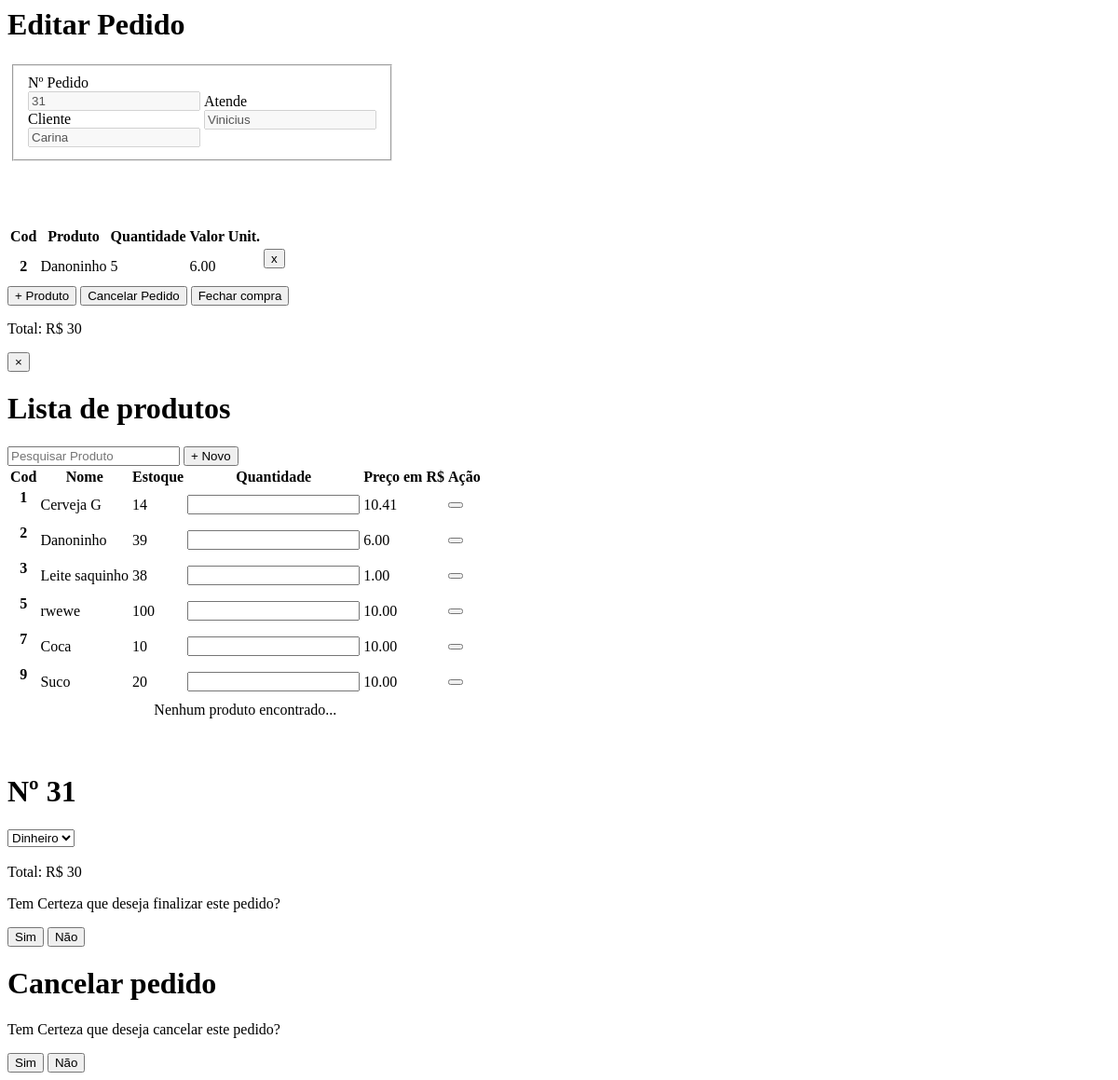
Before: /pages/Comanda.php?pedido=31 with the older database file.
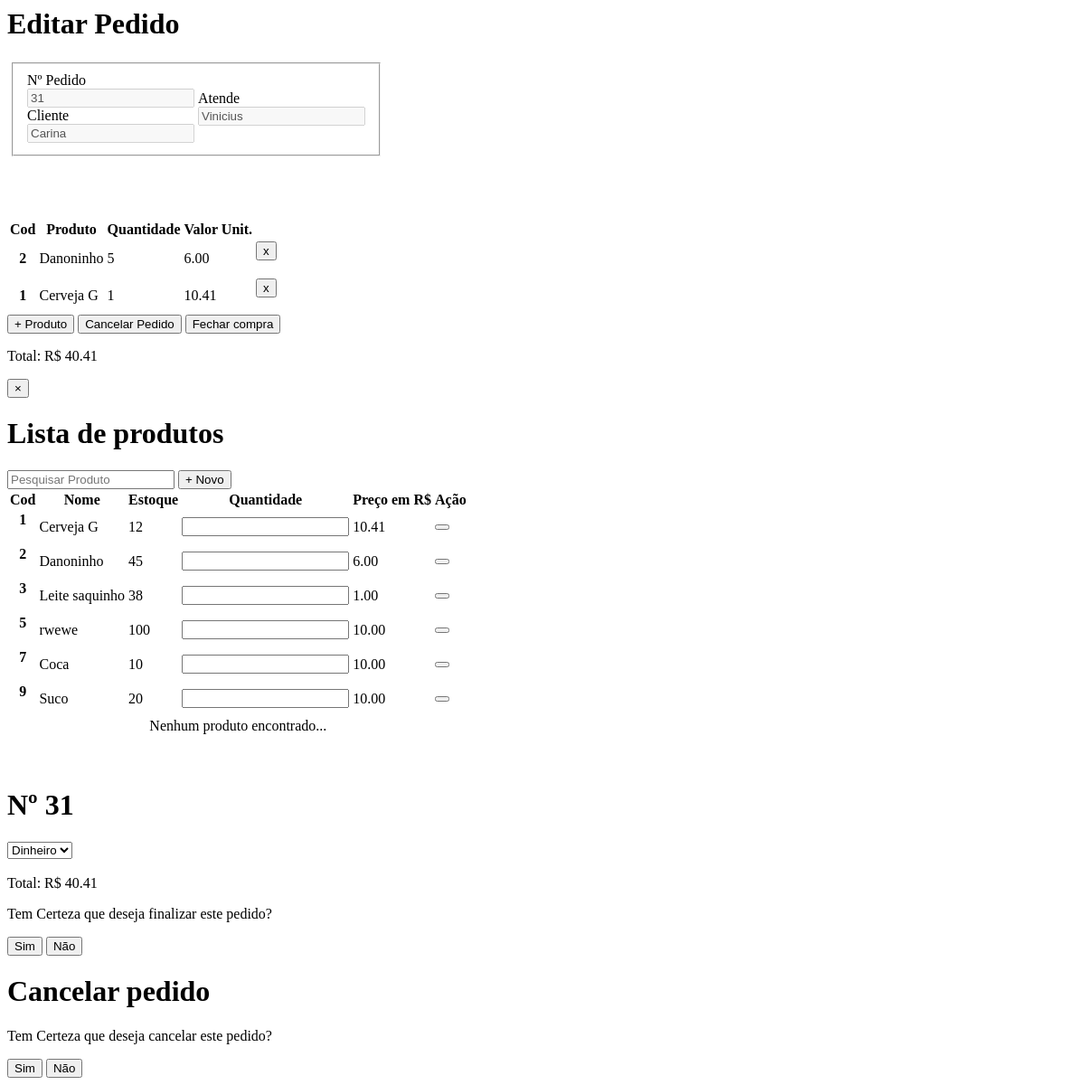
After: the same page with the newer database file.
### tables this page shows
CREATE TABLE IF NOT EXISTS `tb_produto_pedido` (
  `id` int(11) NOT NULL AUTO_INCREMENT,
  `qtd` int(11) NOT NULL,
  `id_pedido` int(11) NOT NULL,
  `id_produto` int(11) NOT NULL,
  `status` bit(1) NOT NULL,
  PRIMARY KEY (`id`)
);

CREATE TABLE IF NOT EXISTS `tb_produto` (
  `idproduto` int(11) NOT NULL AUTO_INCREMENT,
  `nome` varchar(255) NOT NULL,
  `id_categoria` int(1) NOT NULL,
  `estoque` int(11) NOT NULL,
  `preco_unit` decimal(10,2) NOT NULL,
  `id_fornecedor` int(11) NOT NULL,
  `status` bit(1) NOT NULL,
  `alerta_estoque` int(11) DEFAULT NULL,
  PRIMARY KEY (`idproduto`)
);

### classes/Mysql.php (called while the page is built)
<?php
	class Mysql
	{
		private static $pdo;
		public static function conectar(){
			if(self::$pdo == null){
				try{
					self::$pdo = new PDO('mysql:host='.HOST.';dbname='.DATABASE,USER,PASSWORD,array(PDO::MYSQL_ATTR_INIT_COMMAND => 'SET NAMES utf8'));
					self::$pdo->setAttribute(PDO::ATTR_ERRMODE,PDO::ERRMODE_EXCEPTION);
				}catch(Exception $e){
					echo '<h2>Erro ao conectar.</h2>';
				}
			}
			return self::$pdo;
		}
	}
?>

### pages/Comanda.php (the view, shortened to what the changed rows need)
<div class="card-title mt-5 text-center">
   <h1>Editar Pedido</h1>
</div>
<div class="carregar">
          <div class="w100 left" style="margin-top: 50px;">
            <table class="table" id="pedido">
              <thead class="thead-dark">
                  <tr>
                    <th scope="col">Cod</th>
                    <th scope="col">Produto</th>
                    <th scope="col">Quantidade</th>
                    <th scope="col">Valor Unit.</th>
                  </tr>
                </thead>
                <tbody>
                <?php
                   $produto = MySql::conectar()->prepare("
                        SELECT *
                        FROM tb_produto_pedido PED
                        INNER JOIN tb_produto PROD
                        ON PROD.idproduto = PED.id_produto
                        WHERE id_pedido = ? AND PED.status != 0"
                    );
                    $produto->execute(array(+$_GET['pedido']));
                    $total = 0;
                    $produto = $produto->fetchAll();
                    foreach ($produto as $key => $value):
                      $total += $value['qtd'] * $value['preco_unit'];
                  ?>
                  <tr>
                    <th scope="row"><?php echo $value['idproduto']?></th>
                    <td><?php echo $value['nome']?>
                    </td>
                    <td><?php echo $value['qtd']?></td>
                    <td><?php echo $value['preco_unit']?></td>
                    <td>
                      <form method="post" style="display: inline-block;">
                        <button class="btn btn-xs" title="Remover" type="submit">
                           x
                        </button>
                      </form>
                    </td>
                 </tr>
                  <?php endforeach;
                  ?>
                </tbody>
             </table>
             <p class="right">Total: R$ <span class="total"><?php echo $total;?></span></p>
          </div>
        </div>
<div class="modal fade" id="myModal" role="dialog">
  <div class="modal-dialog">
    <div class="modal-content">
      <div class="modal-header">
          <h1>Lista de produtos</h1>
      </div>
      <div class="modal-body">
        <div class="table-responsive">
          <table class="table table-striped table-bordered table-hover" id="list-thumbs">
              <thead>
                <tr>
                    <th>Cod</th>
                    <th>Nome</th>
                    <th>Estoque</th>
                    <th>Quantidade</th>
                    <th>Preço em R$</th>
                    <th>Ação</th>
                </tr>
              </thead>
            <tbody>
              <?php
                $produtos = MySql::conectar()->prepare("
                SELECT idproduto, nome, estoque, preco_unit, status
                FROM tb_produto
                WHERE status != 0
                ");
                $produtos->execute();
                $produtos = $produtos->fetchAll();
                foreach ($produtos as $key => $value):
              ?>
              <tr>
                    <th><form method="post" style="display: inline-block;">
                      <?php echo $value['idproduto'];?>
                    </th>
                    <td><?php echo $value['nome']?></td>
                    <td><?php echo $value['estoque'];?></td>
                    <td><input type="number" name="qtd"></td>
                    <td><?php echo $value['preco_unit'];?></td>
                    <td>
                        <button class="btn btn-xs" title="Adicionar" type="submit">
                        </button>
                  </td>
              </tr>
              <?php endforeach;?>
            </tbody>
        </table>
      </div>
      </div>
    </div>
  </div>
</div>
<div class="modal fade" id="fecharCompra" role="dialog">
  <div class="modal-dialog">
    <div class="modal-content"><h1>Nº
      <?php echo $_GET['pedido'];?></h1>
      <div class="modal-body">
        <select name="formaPagemento" id="formaPagemento">
          <option value="0">Dinheiro</option>
        </select><br/><br/>
        Total:
        R$ <span class="totalPagar"><?php echo $total;?></span>
        <p>Tem Certeza que deseja finalizar este pedido?</p>
        <button type="button" class="btn btn-success" data-toggle="modal" nli-target="#ModalCancelarPed" onClick='FinalizarPedido(<?php echo($_GET['pedido']);?>)'>Sim</button>
        <button type="button" class="btn btn-danger" data-toggle="modal" data-target="#ModalCancelarPed">Não</button>
      </div>
    </div>
  </div>
</div>
<div class="modal fade" id="ModalCancelarPed" role="dialog">
  <div class="modal-dialog">
    <div class="modal-content">
      <div class="modal-header">
        <h1>Cancelar pedido</h1>
      </div>
    </div>
  </div>
</div>

Changed rows visible on the page:
added tb_produto_pedido: id_produto.idproduto "1", id_produto.nome "Cerveja G", qtd "1", id_produto.preco_unit "10.41"
changed tb_produto "Cerveja G": estoque "14" → "12"
changed tb_produto "Danoninho": estoque "39" → "45"
Other visible differences:
$total: "30" → "40.41"
